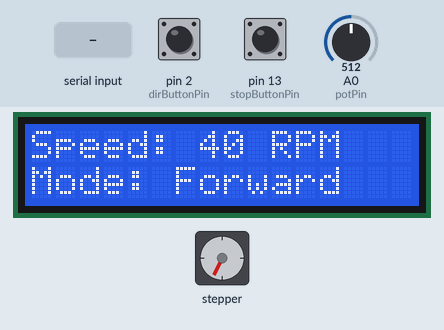
This sketch was run on a simulated Arduino Uno, built with avr-gcc and run on an emulated ATmega328P. Shown: 16×2 character LCD, stepper motor. The test bench sets the inputs (shaded band); at power-on: pin 2 (dirButtonPin) HIGH, pin 13 (stopButtonPin) HIGH, A0 (potPin) = 512. Stepper angles assume 200 steps per turn.

Above: at 1.2 s.
1.3 s: pin 2 (dirButtonPin) pulled LOW for 0.15 s
At 1.76 s:
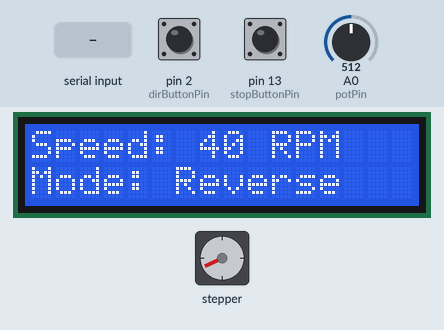
2.0 s: pin 13 (stopButtonPin) pulled LOW for 0.15 s
At 3.2 s:
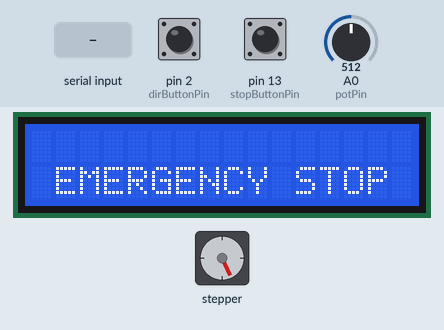
3.6 s: "S" received over the second serial link
At 3.81 s:
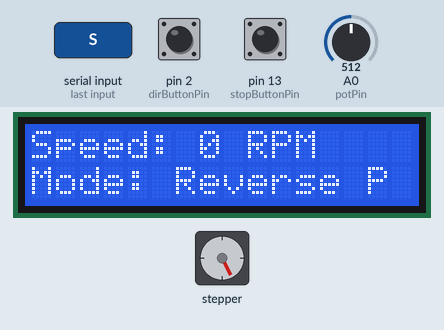
6.0 s: "F90\n" received over the second serial link
At 6.25 s:
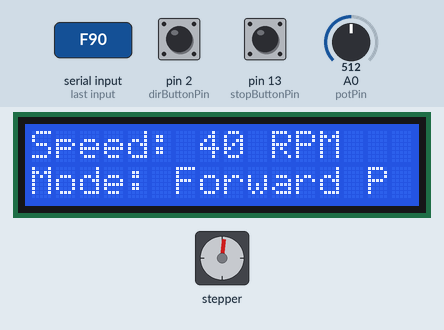
8.5 s: A0 (potPin) set to 490
At 8.78 s:
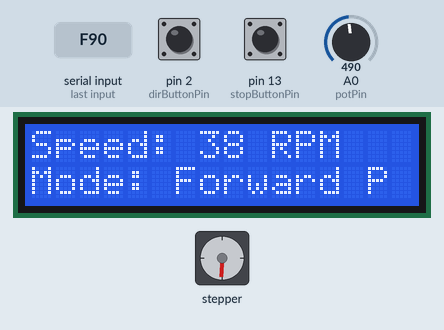
10.7 s: pin 2 (dirButtonPin) pulled LOW for 1 s
At 11.16 s:
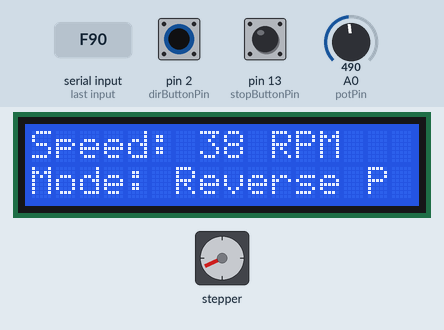
Timing chart, 0 to 15.5 s (numbered marks = the images above; inputs shaded):
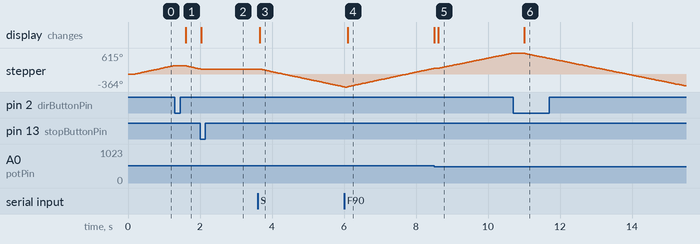

The sketch:

arduino_uno_stepper_g28.ino
```cpp
#include <Wire.h>
#include <LiquidCrystal_I2C.h>
#include <AFMotor.h>
#include <SoftwareSerial.h>

LiquidCrystal_I2C lcd(0x27, 16, 2);
AF_Stepper motor(200, 1);

// Bluetooth module on pins 9 (RX) and 10 (TX) at 9600 baud
SoftwareSerial BTSerial(9, 10);

const int potPin = A0;
const int dirButtonPin = 2;
const int stopButtonPin = 13;

// Operating Modes
#define MODE_VELOCITY 1
#define MODE_POSITION 2

int currentOperatingMode = MODE_VELOCITY;

bool directionForward = true;
bool emergencyStopped = false;

int lastDirButtonState = HIGH;
int lastStopButtonState = HIGH;
int lastMappedSpeed = -1;
bool directionChanged = true;

// Velocity Control & Noise Filter
int btSpeed = -1;
bool useBtSpeed = false;
int lastPotRawSpeed = -1;
int filteredPotValue = 0;

// Position Controller Tracking (200 steps/rev -> 1.8 degrees/step)
long currentPositionSteps = 0;
long targetPositionSteps = 0;
bool positionMoveActive = false;

unsigned long lastStatusBroadcastTime = 0;

int getAngleDegrees() {
  long angle = (currentPositionSteps * 360) / 200;
  angle = angle % 360;
  if (angle < 0) angle += 360;
  return (int)angle;
}

void sendStatusTelemetry(int currentSpeed) {
  BTSerial.print("<STATUS,");
  BTSerial.print(emergencyStopped ? 0 : currentSpeed);
  BTSerial.print(",");
  BTSerial.print(directionForward ? 1 : 0);
  BTSerial.print(",");
  BTSerial.print(emergencyStopped ? 1 : 0);
  BTSerial.print(",");
  BTSerial.print(getAngleDegrees());
  BTSerial.print(",");
  BTSerial.print(currentOperatingMode);
  BTSerial.println(">");
}

void updateLcdDisplay(int speed) {
  if (emergencyStopped) {
    lcd.setCursor(0, 0);
    lcd.print("                ");
    lcd.setCursor(0, 1);
    lcd.print(" EMERGENCY STOP ");
    return;
  }

  if (currentOperatingMode == MODE_VELOCITY) {
    lcd.setCursor(0, 0);
    lcd.print("Speed: ");
    lcd.print(speed);
    lcd.print(" RPM   ");

    lcd.setCursor(0, 1);
    lcd.print("Mode: ");
    lcd.print(directionForward ? "Forward " : "Reverse ");
  }
  else if (currentOperatingMode == MODE_POSITION) {
    lcd.setCursor(0, 0);
    lcd.print("Pos: ");
    lcd.print(getAngleDegrees());
    lcd.print((char)223); // Degree symbol
    lcd.print(" Target ");

    lcd.setCursor(0, 1);
    lcd.print("Mode: Angle GO  ");
  }
}

void setup() {
  Wire.begin();
  lcd.init();
  lcd.backlight();

  pinMode(dirButtonPin, INPUT_PULLUP);
  pinMode(stopButtonPin, INPUT_PULLUP);

  BTSerial.begin(9600);

  lcd.setCursor(0, 0);
  lcd.print("Speed: 0 RPM    ");
  lcd.setCursor(0, 1);
  lcd.print("Mode: Forward   ");

  filteredPotValue = analogRead(potPin);
}

void loop() {
  bool stateNeedsBroadcast = false;

  // 1. Process Bluetooth incoming commands
  if (BTSerial.available() > 0) {
    char cmd = BTSerial.peek();

    if (cmd == 'M' || cmd == 'm') {
      BTSerial.read(); // consume 'M'
      int modeVal = BTSerial.parseInt();
      if (modeVal == 1 || modeVal == 2) {
        currentOperatingMode = modeVal;
        positionMoveActive = false;
        motor.release();
        updateLcdDisplay(0);
        stateNeedsBroadcast = true;
      }
    }
    else if (cmd == 'F' || cmd == 'f') {
      BTSerial.read();
      directionForward = true;
      directionChanged = true;
      positionMoveActive = false;
      stateNeedsBroadcast = true;
    }
    else if (cmd == 'R' || cmd == 'r') {
      BTSerial.read();
      directionForward = false;
      directionChanged = true;
      positionMoveActive = false;
      stateNeedsBroadcast = true;
    }
    else if (cmd == 'S' || cmd == 's') {
      BTSerial.read();
      emergencyStopped = !emergencyStopped;
      positionMoveActive = false;
      motor.release();
      updateLcdDisplay(0);
      stateNeedsBroadcast = true;
    }
    else if (cmd == 'V' || cmd == 'v') {
      BTSerial.read(); // consume 'V'
      int val = BTSerial.parseInt(); // read target speed (0 - 80 RPM)
      btSpeed = constrain(val, 0, 80);
      useBtSpeed = true;
      stateNeedsBroadcast = true;
    }
    else if (cmd == 'G' || cmd == 'g') {
      BTSerial.read(); // consume 'G'
      int degrees = BTSerial.parseInt(); // Target angle movement (e.g., G90 or G-45)
      long stepsToMove = (degrees * 200L) / 360L;
      targetPositionSteps = currentPositionSteps + stepsToMove;
      positionMoveActive = true;
      currentOperatingMode = MODE_POSITION;
      stateNeedsBroadcast = true;
    }
    else if (cmd == 'Z' || cmd == 'z') {
      BTSerial.read(); // consume 'Z'
      currentPositionSteps = 0; // Tare / Set current position as 0 degrees origin
      targetPositionSteps = 0;
      positionMoveActive = false;
      updateLcdDisplay(0);
      stateNeedsBroadcast = true;
    }
    else {
      BTSerial.read(); // clear unknown byte
    }
  }

  // 2. Check Emergency Stop Button (Physical Pin 13)
  int stopState = digitalRead(stopButtonPin);
  if (stopState == LOW && lastStopButtonState == HIGH) {
    emergencyStopped = !emergencyStopped;
    positionMoveActive = false;
    motor.release();
    updateLcdDisplay(0);
    stateNeedsBroadcast = true;
    delay(200);
  }
  lastStopButtonState = stopState;

  // 3. Handle Emergency Stop Condition
  if (emergencyStopped) {
    motor.release();
    positionMoveActive = false;
    updateLcdDisplay(0);

    if (stateNeedsBroadcast || millis() - lastStatusBroadcastTime > 500) {
      sendStatusTelemetry(0);
      lastStatusBroadcastTime = millis();
    }
    return;
  }

  // 4. Handle Hardware Pin 2 Direction Button (Only active in Velocity Mode)
  int dirState = digitalRead(dirButtonPin);
  if (dirState == LOW && lastDirButtonState == HIGH && currentOperatingMode == MODE_VELOCITY) {
    directionForward = !directionForward;
    directionChanged = true;
    stateNeedsBroadcast = true;
    delay(200);
  }
  lastDirButtonState = dirState;

  // 5. Read hardware potentiometer (Only active in Velocity Mode)
  int rawPot = analogRead(potPin);
  filteredPotValue = (filteredPotValue * 4 + rawPot) / 5;
  int potSpeed = map(filteredPotValue, 0, 1023, 0, 80);
  if (potSpeed < 3) potSpeed = 0;

  if (currentOperatingMode == MODE_VELOCITY) {
    if (lastPotRawSpeed != -1 && abs(potSpeed - lastPotRawSpeed) >= 5) {
      useBtSpeed = false;
    }
  }
  lastPotRawSpeed = potSpeed;

  // 6. MODE 2: POSITION CONTROLLER EXECUTION
  if (currentOperatingMode == MODE_POSITION) {
    if (positionMoveActive) {
      if (currentPositionSteps != targetPositionSteps) {
        int moveSpeed = (btSpeed > 0) ? btSpeed : 45; // Default position move speed 45 RPM
        motor.setSpeed(moveSpeed);

        if (targetPositionSteps > currentPositionSteps) {
          directionForward = true;
          motor.step(1, FORWARD, SINGLE);
          currentPositionSteps++;
        } else {
          directionForward = false;
          motor.step(1, BACKWARD, SINGLE);
          currentPositionSteps--;
        }

        updateLcdDisplay(moveSpeed);

        if (millis() - lastStatusBroadcastTime > 200) {
          sendStatusTelemetry(moveSpeed);
          lastStatusBroadcastTime = millis();
        }
        return; // Complete position stepping
      } else {
        // Reached target angle!
        positionMoveActive = false;
        motor.release();
        updateLcdDisplay(0);
        stateNeedsBroadcast = true;
      }
    } else {
      motor.release();
    }

    if (stateNeedsBroadcast || millis() - lastStatusBroadcastTime > 500) {
      sendStatusTelemetry(0);
      lastStatusBroadcastTime = millis();
    }
    return;
  }

  // 7. MODE 1: VELOCITY CONTROLLER EXECUTION
  int motorSpeed = useBtSpeed ? btSpeed : potSpeed;

  if (motorSpeed != lastMappedSpeed || directionChanged) {
    updateLcdDisplay(motorSpeed);
    lastMappedSpeed = motorSpeed;
    directionChanged = false;
    stateNeedsBroadcast = true;
  }

  if (stateNeedsBroadcast || millis() - lastStatusBroadcastTime > 500) {
    sendStatusTelemetry(motorSpeed);
    lastStatusBroadcastTime = millis();
  }

  if (motorSpeed > 0) {
    motor.setSpeed(motorSpeed);
    if (directionForward) {
      motor.step(2, FORWARD, SINGLE);
      currentPositionSteps += 2;
    } else {
      motor.step(2, BACKWARD, SINGLE);
      currentPositionSteps -= 2;
    }
  } else {
    motor.release();
  }
}
```

Measured:
- after the input at 1.3 s, the display: changes after 0.31 s (image 1)
- after the input at 2.0 s, the display: changes at once (image 2)
- after the input at 3.6 s, stepper: keeps turning counter-clockwise at about 221°/s, starting after 0.06 s; the display: changes after 0.06 s (image 3)
- after the input at 6.0 s, the display: changes after 0.11 s (image 4)
- after the input at 8.5 s, the display: first changes at once (image 5 shows a later state)
- after the input at 10.7 s, the display: changes after 0.31 s (image 6)
